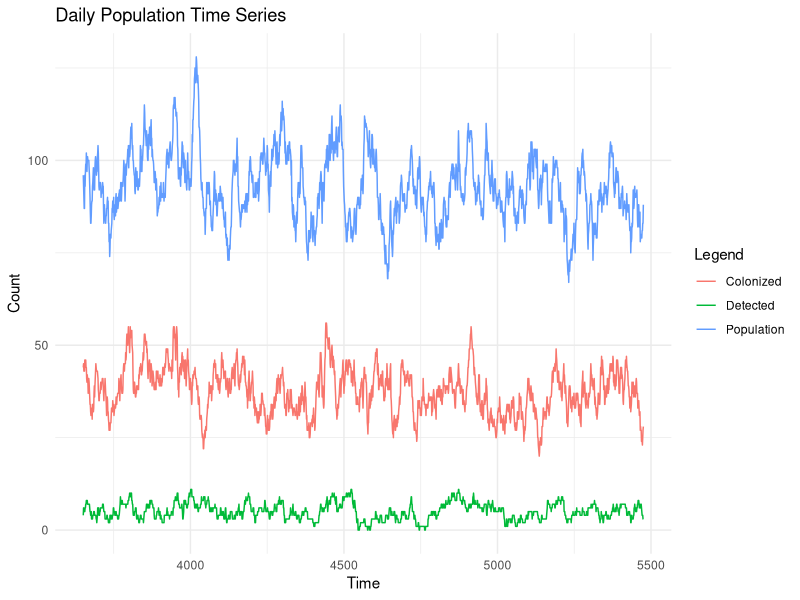
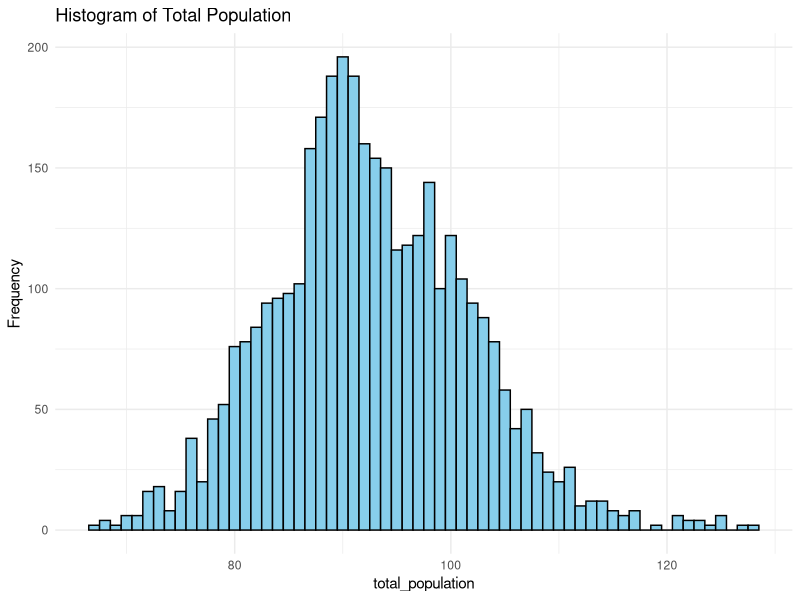
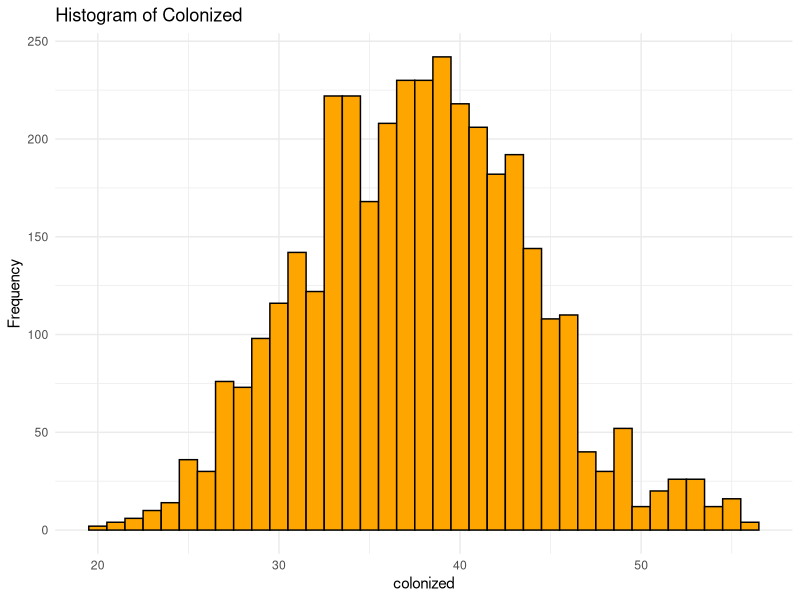
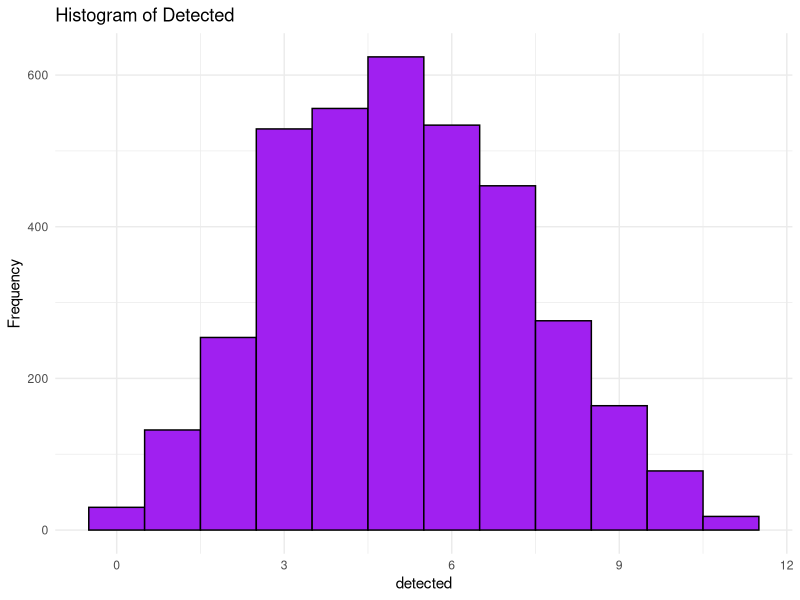

Write R code to recreate these figures, in order.
## ---- chunk 1
# Read admissions.txt and show descriptive info and stats

# Read admissions.txt
admissions_df <- read.table('../data/admissions.demo.txt', header=TRUE, sep=',', stringsAsFactors=FALSE)

# Show structure 
cat('Admissions data:')
head(admissions_df)
## ---- chunk 2
#read clinical_detections and give descriptive stats.

clinical_detections_df <- read.table('../data/clinicalDetection.demo.txt', header=TRUE, sep=',', stringsAsFactors=FALSE)

#show sample of rows:
head(clinical_detections_df)
#show descriptive stats
summary(clinical_detections_df)
## ---- chunk 3

# Read daily_population_stats.txt (comma-delimited)
daily_pop_df <- read.table('../data/daily_population_stats.demo.txt', header=TRUE, sep=',', stringsAsFactors=FALSE)

# Show structure and summary
cat('Daily population stats:')
head(daily_pop_df)
cat('\nSummary statistics:')
summary(daily_pop_df)
## ---- chunk 4
# Time-series plot: population, colonized, detected vs time
library(ggplot2)

# Assume columns: Time, total_population, colonized, detected
ggplot(daily_pop_df, aes(x = Time)) +
	geom_line(aes(y = `total_population`, color = 'Population')) +
	geom_line(aes(y = colonized, color = 'Colonized')) +
	geom_line(aes(y = detected, color = 'Detected')) +
	labs(title = 'Daily Population Time Series', x = 'Time', y = 'Count', color = 'Legend') +
	theme_minimal()
## ---- chunk 5
# Histogram of Total Population
ggplot(daily_pop_df, aes(x = total_population)) +
	geom_histogram(binwidth = 1, fill = 'skyblue', color = 'black') +
	labs(title = 'Histogram of Total Population', x = 'total_population', y = 'Frequency') +
	theme_minimal()

# Histogram of Colonized
ggplot(daily_pop_df, aes(x = colonized)) +
	geom_histogram(binwidth = 1, fill = 'orange', color = 'black') +
	labs(title = 'Histogram of Colonized', x = 'colonized', y = 'Frequency') +
	theme_minimal()

# Histogram of Detected
ggplot(daily_pop_df, aes(x = detected)) +
	geom_histogram(binwidth = 1, fill = 'purple', color = 'black') +
	labs(title = 'Histogram of Detected', x = 'detected', y = 'Frequency') +
	theme_minimal()
## ---- chunk 6
# Read decolonization.demo.txt (comma-delimited)
decolonization_df <- read.table('../data/decolonization.demo.txt', header=TRUE, sep=',', stringsAsFactors=FALSE)

# Show structure and summary
cat('Decolonization events:')
head(decolonization_df)
cat('\nSummary statistics:')
summary(decolonization_df)
## ---- chunk 7
# Read detection_verification.demo.txt (comma-delimited)
detection_verification_df <- read.table('../data/detection_verification.demo.txt', header=TRUE, sep=',', stringsAsFactors=TRUE)

# Show structure and summary
cat('Detection verification events:')
head(detection_verification_df)
cat('\nSummary statistics:')
summary(detection_verification_df)
## ---- chunk 8
# Read surveillance.demo.txt (comma-delimited)
# Check if file exists and has data
if (file.size('../data/surveillance.demo.txt') > 0) {
  surveillance_df <- read.table('../data/surveillance.demo.txt', header=TRUE, sep=',', stringsAsFactors=FALSE)
  
  # Show structure and summary
  cat('Surveillance events:')
  head(surveillance_df)
  cat('\nSummary statistics:')
  summary(surveillance_df)
} else {
  cat('No surveillance events in this dataset.\n')
}
## ---- chunk 9
# Read transmission.demo.txt (comma-delimited)
transmission_df <- read.table('../data/transmissions.demo.txt', header=TRUE, sep=',', stringsAsFactors=FALSE)

# Show structure and summary
cat('Transmission events:')
head(transmission_df)
cat('\nSummary statistics:')
summary(transmission_df)
